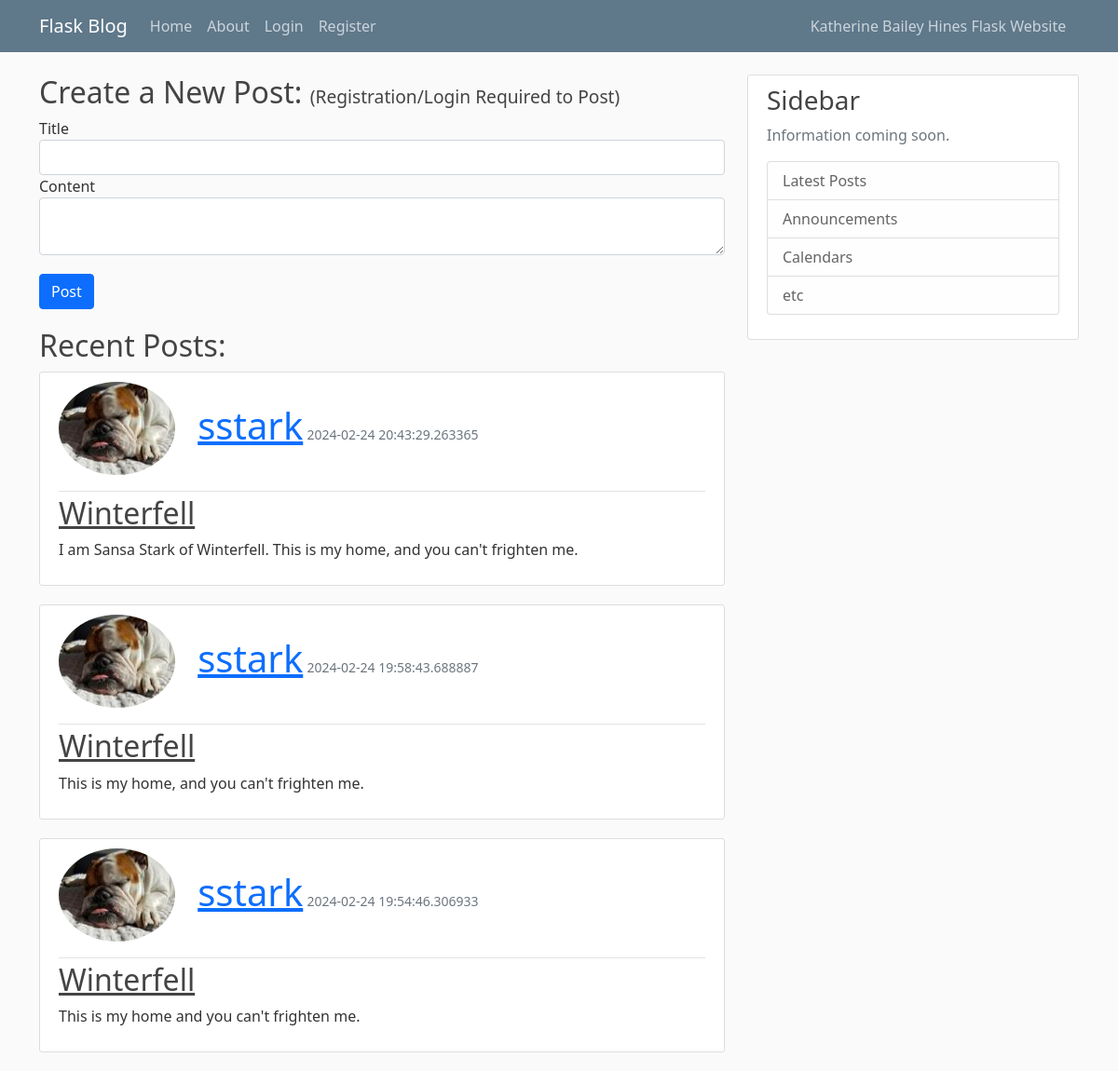
Before: / with the older database file.
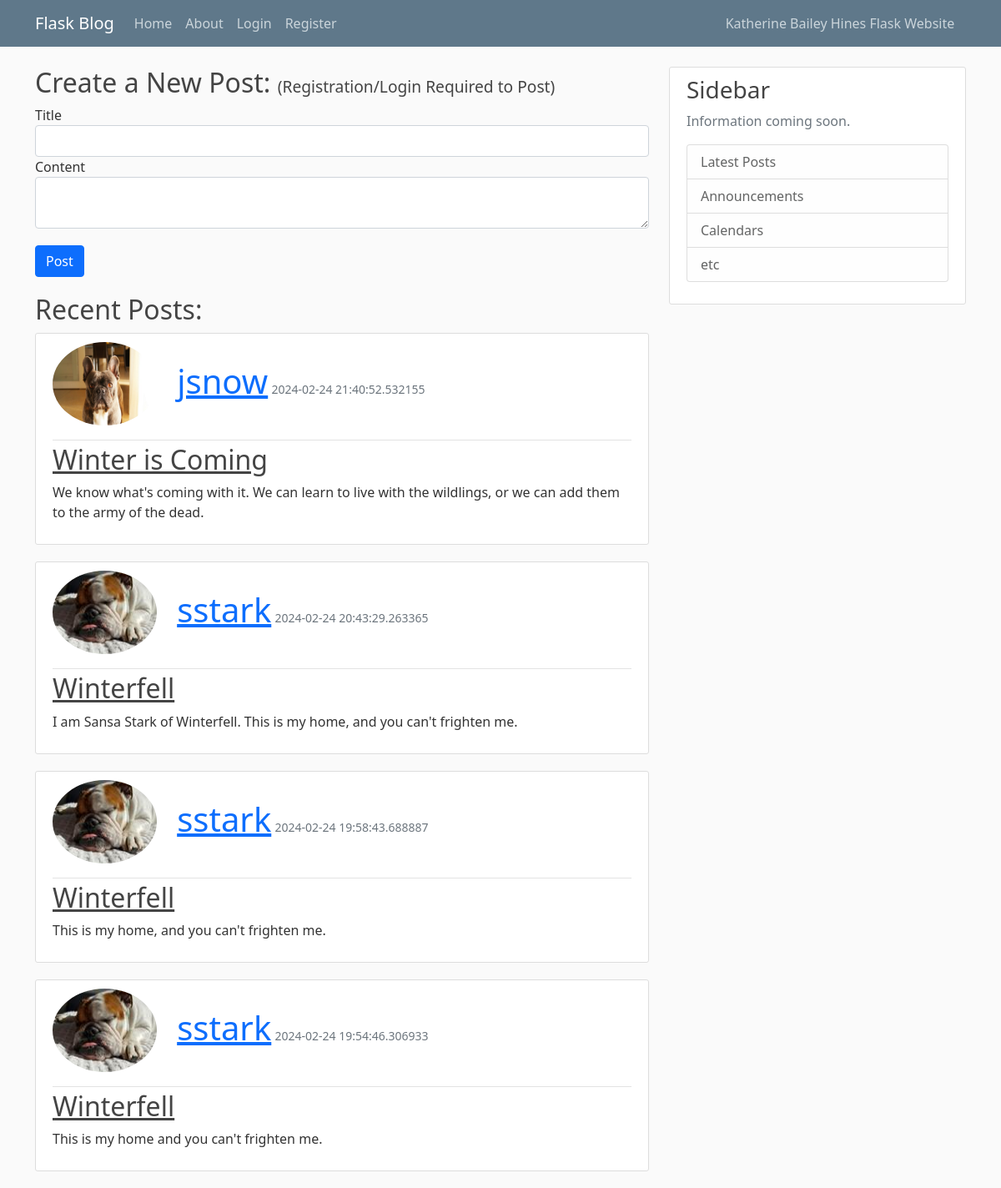
After: the same page with the newer database file.
### app.py (models this page shows, shortened)
class Post(db.Model):
    id = db.Column(db.Integer, primary_key=True)
    title = db.Column(db.String(100), nullable=False)
    datePosted = db.Column(db.DateTime, nullable=False, default=datetime.utcnow)
    content = db.Column(db.Text, nullable=False)
    user_id = db.Column(db.Integer, db.ForeignKey('user.id'), nullable=False)
    author = db.relationship('User', backref='author_posts', lazy=True)

class User(db.Model):
    id = db.Column(db.Integer, primary_key=True)
    firstName = db.Column(db.String(40), unique=False, nullable=False)
    lastName = db.Column(db.String(40), unique=False, nullable=False)
    username = db.Column(db.String(15), unique=True, nullable=False)
    email = db.Column(db.String(100), unique=True, nullable=False)
    image_file = db.Column(db.String(20), nullable=False, default='default.jpg')
    password = db.Column(db.String(60), nullable=False)
    posts = db.relationship('Post', backref='author_posts', lazy=True)

### app.py (the view, shortened to what this page needs)
@app.route('/')
def home():
    new_user_id = request.args.get('new_user_id')
    new_user = None
    if new_user_id:
        new_user = User.query.get(new_user_id)
    post_form = PostForm()
    posts = Post.query.order_by(Post.datePosted.desc()).all()
    return render_template('home.html', posts=posts, new_user=new_user, post_form=post_form)

### forms.py
class PostForm(FlaskForm):
    title = StringField('Title', validators=[InputRequired()])
    content = TextAreaField('Content', validators=[InputRequired()])
    submit = SubmitField('Post')

### templates/home.html (shortened to what this page needs)
{% extends 'layout.html' %}
{% block content %}
<h2>Create a New Post: <small style="font-size: 0.6em;">(Registration/Login Required to Post)</small></h2>
<form method="POST" action="{{ url_for('create_post') }}">
  <div>
    {{ post_form.title.label }}
    {{ post_form.title(class="form-control") }}
  </div>
  <div>
    {{ post_form.content.label }}
    {{ post_form.content(class="form-control") }}
  </div>
  <div style="height: 20px;"></div>
  <div>
    {{ post_form.submit(class="btn btn-primary") }}
  </div>
  <div style="height: 20px;"></div>
</form>
<h2>Recent Posts:</h2>
{% for post in posts %}
<article class="media content-section">
  <div class="media-body">
    <div class="article-metadata">
      <img src="{{ url_for('static', filename='profile_pics/' + post.author.image_file) }}"
        class="rounded-circle account-img" style="height: 100px;">
      <a class="mr-2" href="#" style="font-size: 40px;">{{ post.author.username }}</a>
      <small class="text-muted">{{ post.datePosted }}</small>
    </div>
    <h2><a class="article-title" href="#">{{ post.title }}</a></h2>
    <p class="article-content">{{ post.content }}</p>
  </div>
</article>
{% endfor %}
{% endblock content %}

### templates/layout.html (shortened to what this page needs)
<!DOCTYPE html>
<html lang="en">
<head>
    <link href="https://cdn.jsdelivr.net/npm/bootstrap@5.0.2/dist/css/bootstrap.min.css" rel="stylesheet"
>
    <link rel="stylesheet" type="text/css" href="{{ url_for('static', filename='main.css') }}">
</head>
<body>
    <header class="site-header">
        <nav class="navbar navbar-expand-md navbar-dark bg-steel fixed-top">
            <div class="container">
                <a class="navbar-brand mr-4" href="/">Flask Blog</a>
                <div class="collapse navbar-collapse" id="navbarToggle">
                    <div class="navbar-nav mr-auto">
                        <a class="nav-item nav-link" href="{{ url_for('home') }}">Home</a>
                        <a class="nav-item nav-link" href="{{ url_for('about') }}">About</a>
                    </div>
                    <div class="navbar-nav">
                        {% if current_user.is_authenticated %}
                        <a class="nav-item nav-link" href="{{ url_for('account') }}">Account</a>
                        <a class="nav-item nav-link" href="{{ url_for('logout') }}">Logout</a>
                        {% else %}
                        <a class="nav-item nav-link" href="{{ url_for('login') }}">Login</a>
                        <a class="nav-item nav-link" href="{{ url_for('register') }}">Register</a>
                        {% endif %}
                        <span class="nav-item nav-link" style="margin-left: 450px;">Katherine Bailey Hines Flask Website</span>
                    </div>
                </div>
            </div>
        </nav>
    </header>
    <main role="main" class="container">
        <div class="row">
            <div class="col-md-8">
                {% block content %}{% endblock %}
            </div>
            <div class="col-md-4">
                <div class="content-section">
                    <h3>Sidebar</h3>
                    <p class='text-muted'>Information coming soon.
                    <ul class="list-group">
                        <li class="list-group-item list-group-item-light">Latest Posts</li>
                        <li class="list-group-item list-group-item-light">Announcements</li>
                        <li class="list-group-item list-group-item-light">Calendars</li>
                        <li class="list-group-item list-group-item-light">etc</li>
                    </ul>
                    </p>
                </div>
            </div>
        </div>
    </main>
</body>
</html>

### static/main.css (style rules this page uses)
body { background: #fafafa; color: #333333; margin-top: 5rem; }
h1, h2, h3, h4, h5, h6 { color: #444444; }
.bg-steel { background-color: #5f788a; }
.site-header .navbar-nav .nav-link { color: #cbd5db; }
.content-section { background: #ffffff; padding: 10px 20px; border: 1px solid #dddddd; border-radius: 3px; margin-bottom: 20px; }
.article-title { color: #444444; }
.article-content { white-space: pre-line; }
.article-metadata { padding-bottom: 1px; margin-bottom: 4px; border-bottom: 1px solid #e3e3e3 }
.account-img { height: 125px; width: 125px; margin-right: 20px; margin-bottom: 16px; }

Changed rows visible on the page:
added Post: image_file (placeholder picture), author.username "jsnow", datePosted "2024-02-24 21:40:52.532155", title "Winter is Coming", content "We know what's coming with it. We can learn to live with the wildlings, or we can add them to the army of the dead."
